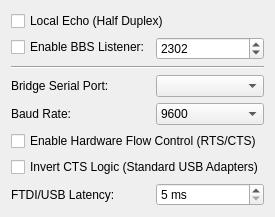
       <widget class="QWidget" name="tab_R2">
        <attribute name="title">
         <string>R2: (Serial)</string>
        </attribute>
        <layout class="QFormLayout" name="formLayout_R2">
         <item row="0" column="0" colspan="2">
          <widget class="QCheckBox" name="modemLocalEchoBox_R2">
           <property name="text">
            <string>Local Echo (Half Duplex)</string>
           </property>
          </widget>
         </item>
         <item row="1" column="0">
          <widget class="QCheckBox" name="enableBbsPort_R2">
           <property name="text">
            <string>Enable BBS Listener:</string>
           </property>
          </widget>
         </item>
         <item row="1" column="1">
          <widget class="QSpinBox" name="bbsPortBox_R2">
           <property name="minimum">
            <number>1025</number>
           </property>
           <property name="maximum">
            <number>65000</number>
           </property>
           <property name="value">
            <number>2302</number>
           </property>
          </widget>
         </item>
         <item row="2" column="0" colspan="2">
          <widget class="Line" name="line_R2">
           <property name="orientation">
            <enum>Qt::Orientation::Horizontal</enum>
           </property>
          </widget>
         </item>
         <item row="3" column="0">
          <widget class="QLabel" name="modemPortLabel_R2">
           <property name="text">
            <string>Bridge Serial Port:</string>
           </property>
          </widget>
         </item>
         <item row="3" column="1">
          <widget class="QComboBox" name="modemPortComboBox_R2"/>
         </item>
         <item row="4" column="0">
          <widget class="QLabel" name="modemBaudLabel_R2">
           <property name="text">
            <string>Baud Rate:</string>
           </property>
          </widget>
         </item>
         <item row="4" column="1">
          <widget class="QComboBox" name="modemBaudComboBox_R2">
           <item>
            <property name="text">
             <string>9600</string>
            </property>
           </item>
           <item>
            <property name="text">
             <string>19200</string>
            </property>
           </item>
           <item>
            <property name="text">
             <string>38400</string>
            </property>
           </item>
          </widget>
         </item>
         <item row="5" column="0" colspan="2">
          <widget class="QCheckBox" name="modemFlowControlBox_R2">
           <property name="text">
            <string>Enable Hardware Flow Control (RTS/CTS)</string>
           </property>
          </widget>
         </item>
         <item row="6" column="0" colspan="2">
          <widget class="QCheckBox" name="modemInvertCtsBox_R2">
           <property name="text">
            <string>Invert CTS Logic (Standard USB Adapters)</string>
           </property>
          </widget>
         </item>
         <item row="7" column="0">
          <widget class="QLabel" name="label_streamGuardDelay_R2">
           <property name="text">
            <string>FTDI/USB Latency:</string>
           </property>
          </widget>
         </item>
         <item row="7" column="1">
          <widget class="QSpinBox" name="sbStreamGuardDelay_R2">
           <property name="suffix">
            <string> ms</string>
           </property>
           <property name="minimum">
            <number>5</number>
           </property>
           <property name="maximum">
            <number>250</number>
           </property>
          </widget>
         </item>
        </layout>
       </widget>
